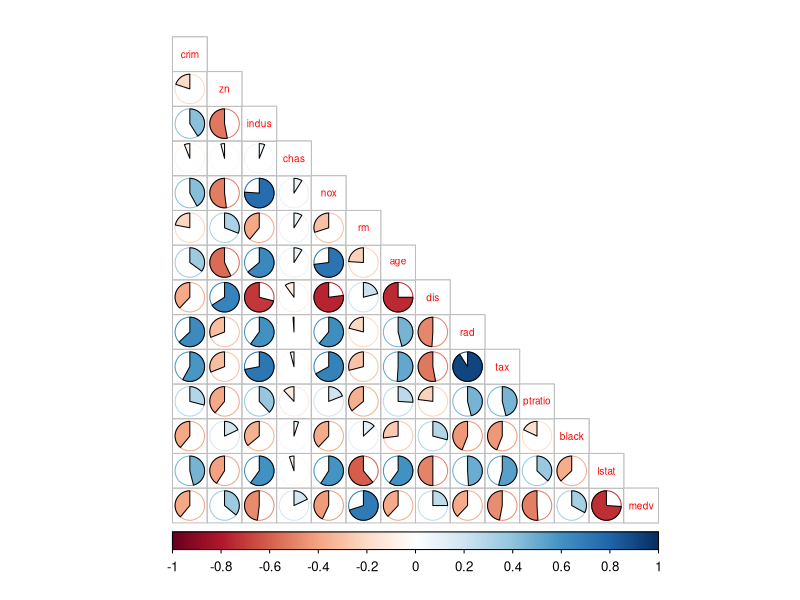
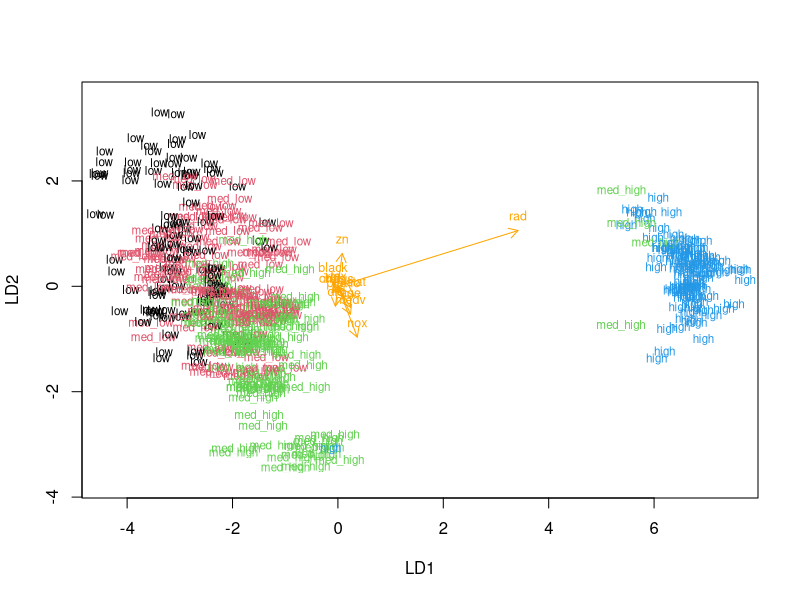
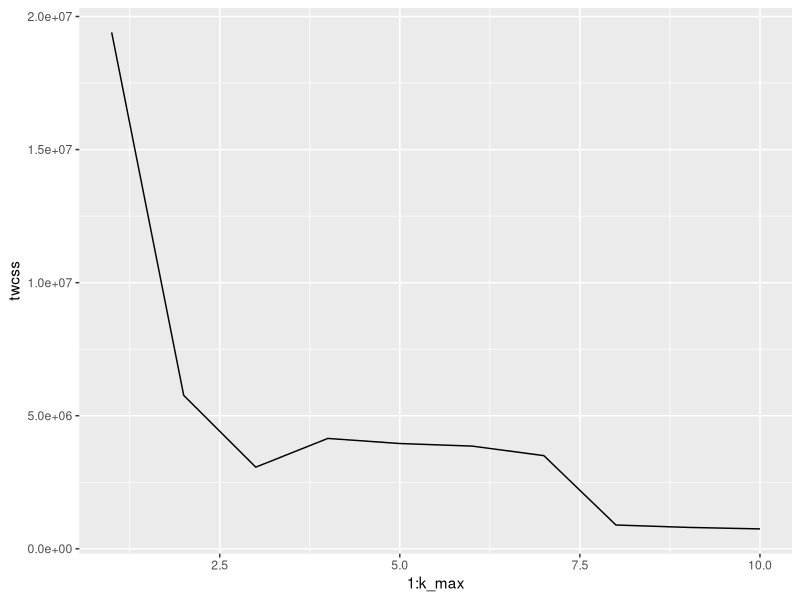
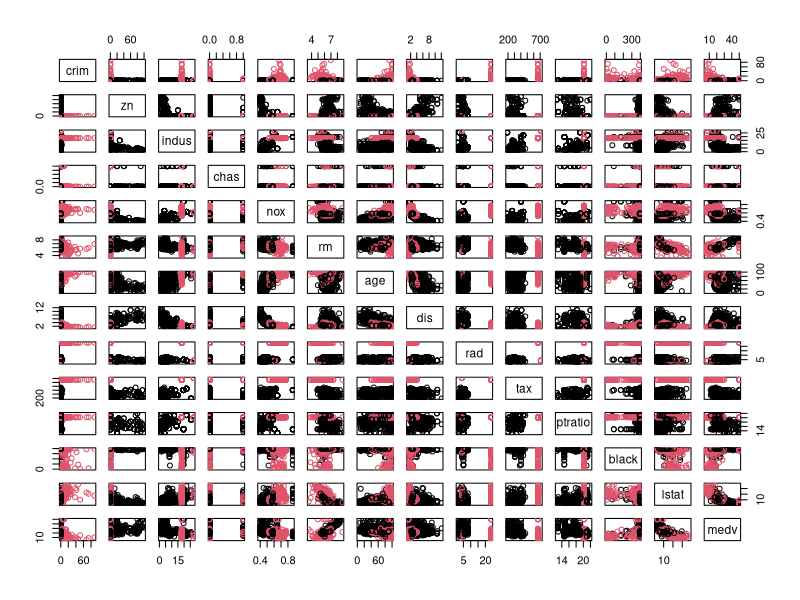

Here is the R script that generated these plots, in order:
## ---- chunk 1


#activating libraries
library(tidyr)
library(corrplot)
library(ggplot2)
library(dplyr)

#access MASS-Package
library(MASS)

#load the data
data("Boston")

#exploring the data
dim(Boston)
str(Boston)
summary(Boston)

## ---- chunk 2

#calculating the correlation-matrix & rounding
cor_matrix <- cor(Boston) %>% round(digits = 2)

#printing the correlation-matrix
cor_matrix

#visualization of the correlation-matrix
corrplot(cor_matrix, method="pie", type="lower", cl.pos="b", tl.pos="d", tl.cex=0.6)

## ---- chunk 3

summary(Boston$crim)
summary(Boston$zn)
summary(Boston$indus)
summary(Boston$chas)
summary(Boston$nox)
summary(Boston$rm)
summary(Boston$age)
summary(Boston$dis)
summary(Boston$rad)
summary(Boston$tax)
summary(Boston$ptratio)
summary(Boston$black)
summary(Boston$lstat)
summary(Boston$medv)


## ---- chunk 4

#center and standardize "Boston" & changing the object to a dataframe
boston_scaled <- as.data.frame(scale(Boston))

#summarizing boston scaled
summary(boston_scaled)

## ---- chunk 5

#summary of scaled variable "crim"
summary(boston_scaled$crim)

#creating and printing the quantile vector of "crim"
bins <- quantile(boston_scaled$crim)

#printing quantile vector
bins

#creating categorical variable "crime"
crime <- cut(boston_scaled$crim, breaks = bins, include.lowest = TRUE, labels = c("low", "med_low", "med_high", "high"))

#creating table "crime"
table(crime)

#removing original variable "crim" from the dataset
boston_scaled <- dplyr::select(boston_scaled, -crim)

#adding new variable to scaled dataset
boston_scaled <- data.frame(boston_scaled, crime)

#number of rows in the "Boston" dataset
n <- nrow(boston_scaled)

#choosing 80% of the rows
ind <- sample(n, size = n * 0.8)

#creating the train-set
train <- boston_scaled[ind,]

#creating test-set
test <- boston_scaled[-ind,]

#saving the correct classes from test-data
correct_classes <- test$crime

#removing the variable "crime" from the test-data
test <- dplyr::select(test, -crime)

## ---- chunk 6

#fitting the lda on the train-set
lda.fit <- lda(crime~., data = train)

#printing the lda.fit-object
lda.fit

## ---- chunk 7

#the function for the lda-biplot arrows
lda.arrows <- function(x, myscale = 1, arrow_heads = 0.1, color = "orange", tex = 0.75, choices = c(1,2)){
  heads <- coef(x)
  arrows(x0 = 0, y0 = 0,
         x1 = myscale * heads[,choices[1]],
         y1 = myscale * heads[,choices[2]], col = color, length = arrow_heads)
  text(myscale * heads[,choices], labels = row.names(heads),
       cex = tex, col = color, pos = 3)
}

#targeting classes as numeric
classes <- as.numeric(train$crime)

#plotting the lda results
plot(lda.fit, dimen = 2, col = classes, pch = classes)
lda.arrows(lda.fit, myscale = 1)

## ---- chunk 8

#predicting classes with test-data
lda.pred <- predict(lda.fit, newdata = test)

#cross-tabulating the results
table(correct = correct_classes, predicted = lda.pred$class)

## ---- chunk 9

#load the data
data("Boston")

## ---- chunk 10

#center and standardize "Boston" & changing the object to a dataframe
boston_scaled_2 <- as.data.frame(scale(Boston))

## ---- chunk 11

#eucledian distance matrix
dist_eu <- dist(Boston)

#summarizing the euclidean distances
summary(dist_eu)

#manhattan distance matrix
dist_man <- dist(Boston, method = "manhattan")

#summarizing manhattan-distances
summary(dist_man)

## ---- chunk 12

set.seed(123)

#determining the number of clusters
k_max <- 10

#calculating the total within the sum of squares
twcss <- sapply(1:k_max, function(k){kmeans(Boston, k)$tot.withinss})

#visualizing results
qplot(x = 1:k_max, y = twcss, geom = 'line')

#k-means clustering
km <- kmeans(Boston, centers = 2)

#plotting "Boston" with clusters
pairs (Boston, col = km$cluster)
points(km$center, col = 1:2, pch = 8, cex = 1)

